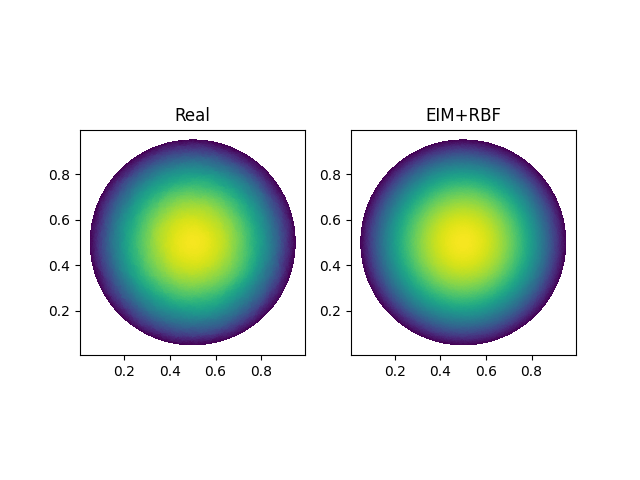

Generate this figure with Python:
import numpy as np
from ezyrb import RBF, GPR
from sklearn.tree import DecisionTreeRegressor
import scipy.linalg
from darcyflowcircle import DarcyFlowCircle
import torch.nn as nn
import torch
import numpy as np
from tqdm import trange
a=DarcyFlowCircle(10)
triangles=a.triangles
sc_matrix=a.sc_matrix
points=a.points
a_train,u_train=a.train_dataset.tensors
a_test,u_test=a.test_dataset.tensors


a_min=torch.min(a_train).item()
a_max=torch.max(a_train).item()
b_min=torch.min(u_train).item()
b_max=torch.max(u_test).item()

a_train=(a_train-a_min)/(a_max-a_min)
u_train=(u_train-b_min)/(b_max-b_min)
a_test=(a_test-a_min)/(a_max-a_min)
u_test=(u_test-b_min)/(b_max-b_min)



class EIM():
    def __init__(self,eps_treshold=0,m_basis=np.inf):
        self.m_basis=m_basis
        self.treshold=eps_treshold
        self.indices=np.array([],dtype=np.int64)

    def fit(self,y):
        m=0
        m_max=y.shape[0]
        epsilons=np.inf
        remaining_indices=np.arange(m_max)
        condition=lambda x,y: (x>self.treshold and y<m_max and y<self.m_basis)

        while condition(epsilons,m):
            error_old=np.inf
            for i in trange(m_max):
                if i in remaining_indices:
                    self.indices=np.append(self.indices,i)
                    _,residulas,_,_=np.linalg.lstsq(y[self.indices].T,y.T)
                    residulas=np.linalg.norm(residulas)
                    if residulas<error_old:
                        error_old=residulas
                        current_index=i
                    self.indices=self.indices[:-1]
            self.indices=np.append(self.indices,current_index)
            remaining_indices=remaining_indices[remaining_indices!=current_index]
            m+=1
            epsilons=error_old
            print(epsilons)        
        self.basis=y[self.indices]
    
    def transform(self,y):
        return np.linalg.lstsq(self.basis.T,y.T)[0].T
    
    def inverse_transform(self,y):
        return np.dot(y,self.basis)
    
    def get_indices(self):
        return self.indices

    def get_basis(self):
        return self.basis


class REIM():
    def __init__(self,m_basis,num_times,threshold):
        self.indices=np.array([],dtype=np.int64)
        self.threshold=threshold
        self.m_basis=m_basis
        self.num_times=num_times
    def fit(self,y):
        threshold_tmp=np.inf
        m_max=y.shape[0]
        m=np.min([self.m_basis,m_max])
        self.m_basis=m

        for i in trange(self.num_times):
            indexes=np.random.permutation(m_max)[:m]
            _,residulas,_,_=np.linalg.lstsq(y[indexes].T,y.T)
            if np.linalg.norm(residulas)<threshold_tmp:
                threshold_tmp=np.linalg.norm(residulas)
                self.indices=indexes
            if threshold_tmp/np.linalg.norm(y.T)<self.threshold:
                break
        
        self.basis=y[self.indices]

    def transform(self,y):
        return np.linalg.lstsq(self.basis.T,y.T)[0].T
    
    def inverse_transform(self,y):
        return np.dot(y,self.basis)
    
    def get_indices(self):
        return self.indices

    def get_basis(self):
        return self.basis


class Model():
    def __init__(self,m,threshold=0.001):
        self.model_trunk=RBF(neighbors=10)
        self.model_branch=RBF()
        self.eim=REIM(m,100,threshold)

    def fit(self,x,y,points):
        self.eim.fit(y.T)
        y_red=self.eim.transform(y.T)
        x_red=x[:,self.eim.get_indices()]
        self.model_branch.fit(x_red,self.eim.get_basis().T)
        self.model_trunk.fit(points,y_red)
    def predict(self,x,points):
        x_red=x[:,self.eim.get_indices()]
        return self.model_branch.predict(x_red)@(self.model_trunk.predict(points).T)


def norm(u):
    return u@sc_matrix@u.T



model=Model(100,0.01)
model.fit(a_train.numpy(),u_train.numpy(),points.numpy())
u_pred_test=model.predict(a_test.numpy(),points.numpy())
u_pred_train=model.predict(a_train.numpy(),points.numpy())

u_train=u_train*(b_max-b_min)+b_min
u_test=u_test*(b_max-b_min)+b_min
u_pred_test=u_pred_test*(b_max-b_min)+b_min
u_pred_train=u_pred_train*(b_max-b_min)+b_min



loss_train=np.mean(np.sqrt(np.diag(norm(u_train.numpy()-u_pred_train)/np.diag(norm(u_train.numpy())))))
loss_test=np.mean(np.sqrt(np.diag(norm(u_test.numpy()-u_pred_test)/np.diag(norm(u_test.numpy())))))

print(loss_train)
print(loss_test)


import matplotlib.pyplot as plt
import matplotlib.tri as tri

triang=tri.Triangulation(points[:,0],points[:,1],triangles)
fig1, ax1 = plt.subplots(1,2)
ax1[0].set_aspect('equal')
ax1[0].set_title('Real')
tpc = ax1[0].tripcolor(triang, u_test[-1], shading='flat',vmin=b_min,vmax=b_max)
ax1[1].set_aspect('equal')
ax1[1].set_title('EIM+RBF')
tpc = ax1[1].tripcolor(triang, u_pred_test[-1], shading='flat',vmin=b_min,vmax=b_max)
#fig1.colorbar(tpc)
fig1.savefig('rbf.png')